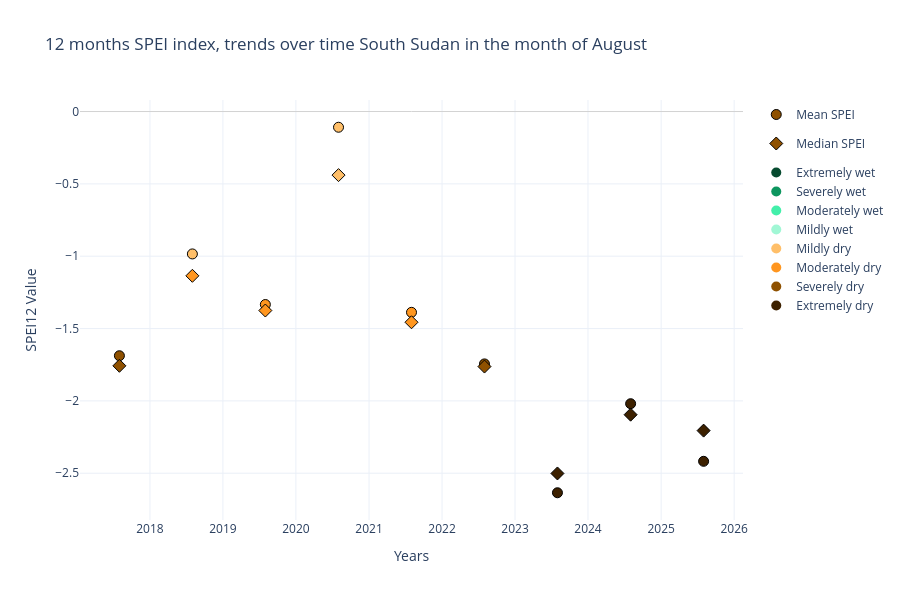

This figure's notebook cell:
### Markdown cell above
To visually grasp these concepts, we use a scatterplot chart that displays the mean (circle symbol) and the median (diamond symbol) over the years.

### Code cell
charts.create_scatterplot(stat_values, accumulation_windows, selected, placeholders)

### Figure 1 — Plotly figure (JSON) as saved in the notebook; plotly's stock layout.template omitted (floating-point values rounded to 4 significant figures)
{"data": [{"hoverinfo": "text", "marker": {"color": ["#8F5100", "#FFBF69", "#FF961F", "#FFBF69", "#FF961F", "#8F5100", "#3d2100", "#3d2100", "#3d2100"], "line": {"color": "black", "width": 1}, "size": 10, "symbol": "circle"}, "mode": "markers", "name": "Mean SPEI", "text": ["August 2017, mean: -1.69", "August 2018, mean: -0.98", "August 2019, mean: -1.33", "August 2020, mean: -0.11", "August 2021, mean: -1.39", "August 2022, mean: -1.74", "August 2023, mean: -2.63", "August 2024, mean: -2.02", "August 2025, mean: -2.42"], "type": "scatter", "x": ["2017-08-01T06:00:00", "2018-08-01T06:00:00", "2019-08-01T06:00:00", "2020-08-01T06:00:00", "2021-08-01T06:00:00", "2022-08-01T06:00:00", "2023-08-01T06:00:00", "2024-08-01T06:00:00", "2025-08-01T06:00:00"], "y": [-1.688, -0.9842, -1.334, -0.1087, -1.388, -1.744, -2.635, -2.019, -2.418]}, {"hoverinfo": "text", "marker": {"color": ["#8F5100", "#FF961F", "#FF961F", "#FFBF69", "#FF961F", "#8F5100", "#3d2100", "#3d2100", "#3d2100"], "line": {"color": "black", "width": 1}, "size": 10, "symbol": "diamond"}, "mode": "markers", "name": "Median SPEI", "text": ["August 2017, median: -1.76", "August 2018, median: -1.14", "August 2019, median: -1.38", "August 2020, median: -0.44", "August 2021, median: -1.46", "August 2022, median: -1.76", "August 2023, median: -2.50", "August 2024, median: -2.10", "August 2025, median: -2.21"], "type": "scatter", "x": ["2017-08-01T06:00:00", "2018-08-01T06:00:00", "2019-08-01T06:00:00", "2020-08-01T06:00:00", "2021-08-01T06:00:00", "2022-08-01T06:00:00", "2023-08-01T06:00:00", "2024-08-01T06:00:00", "2025-08-01T06:00:00"], "y": [-1.757, -1.135, -1.375, -0.4394, -1.456, -1.763, -2.502, -2.095, -2.205]}, {"hoverinfo": "none", "legendgroup": "colors", "marker": {"color": "#074B30", "size": 10}, "mode": "markers", "name": "Extremely wet", "showlegend": true, "type": "scatter", "x": [null], "y": [null]}, {"hoverinfo": "none", "legendgroup": "colors", "marker": {"color": "#0D965f", "size": 10}, "mode": "markers", "name": "Severely wet", "showlegend": true, "type": "scatter", "x": [null], "y": [null]}, {"hoverinfo": "none", "legendgroup": "colors", "marker": {"color": "#43EFAA", "size": 10}, "mode": "markers", "name": "Moderately wet", "showlegend": true, "type": "scatter", "x": [null], "y": [null]}, {"hoverinfo": "none", "legendgroup": "colors", "marker": {"color": "#A1F7D5", "size": 10}, "mode": "markers", "name": "Mildly wet", "showlegend": true, "type": "scatter", "x": [null], "y": [null]}, {"hoverinfo": "none", "legendgroup": "colors", "marker": {"color": "#FFBF69", "size": 10}, "mode": "markers", "name": "Mildly dry", "showlegend": true, "type": "scatter", "x": [null], "y": [null]}, {"hoverinfo": "none", "legendgroup": "colors", "marker": {"color": "#FF961F", "size": 10}, "mode": "markers", "name": "Moderately dry", "showlegend": true, "type": "scatter", "x": [null], "y": [null]}, {"hoverinfo": "none", "legendgroup": "colors", "marker": {"color": "#8F5100", "size": 10}, "mode": "markers", "name": "Severely dry", "showlegend": true, "type": "scatter", "x": [null], "y": [null]}, {"hoverinfo": "none", "legendgroup": "colors", "marker": {"color": "#3d2100", "size": 10}, "mode": "markers", "name": "Extremely dry", "showlegend": true, "type": "scatter", "x": [null], "y": [null]}], "layout": {"height": 600, "plot_bgcolor": "rgba(0,0,0,0)", "title": {"text": "12 months SPEI index, trends over time South Sudan in the month of August"}, "xaxis": {"title": {"text": "Years"}}, "yaxis": {"title": {"text": "SPEI12 Value"}, "zeroline": true, "zerolinecolor": "#D3D3D3", "zerolinewidth": 1}}}
